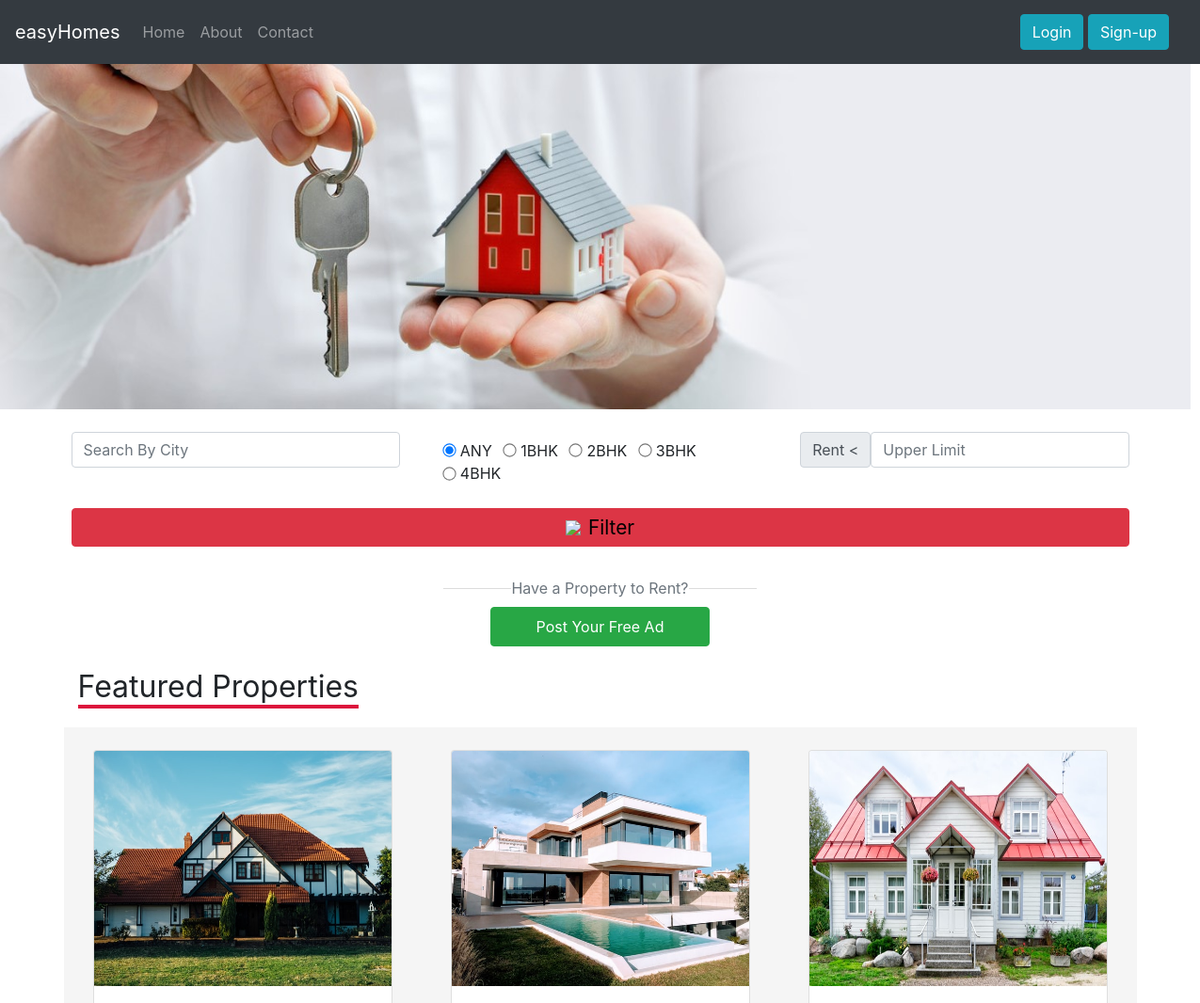
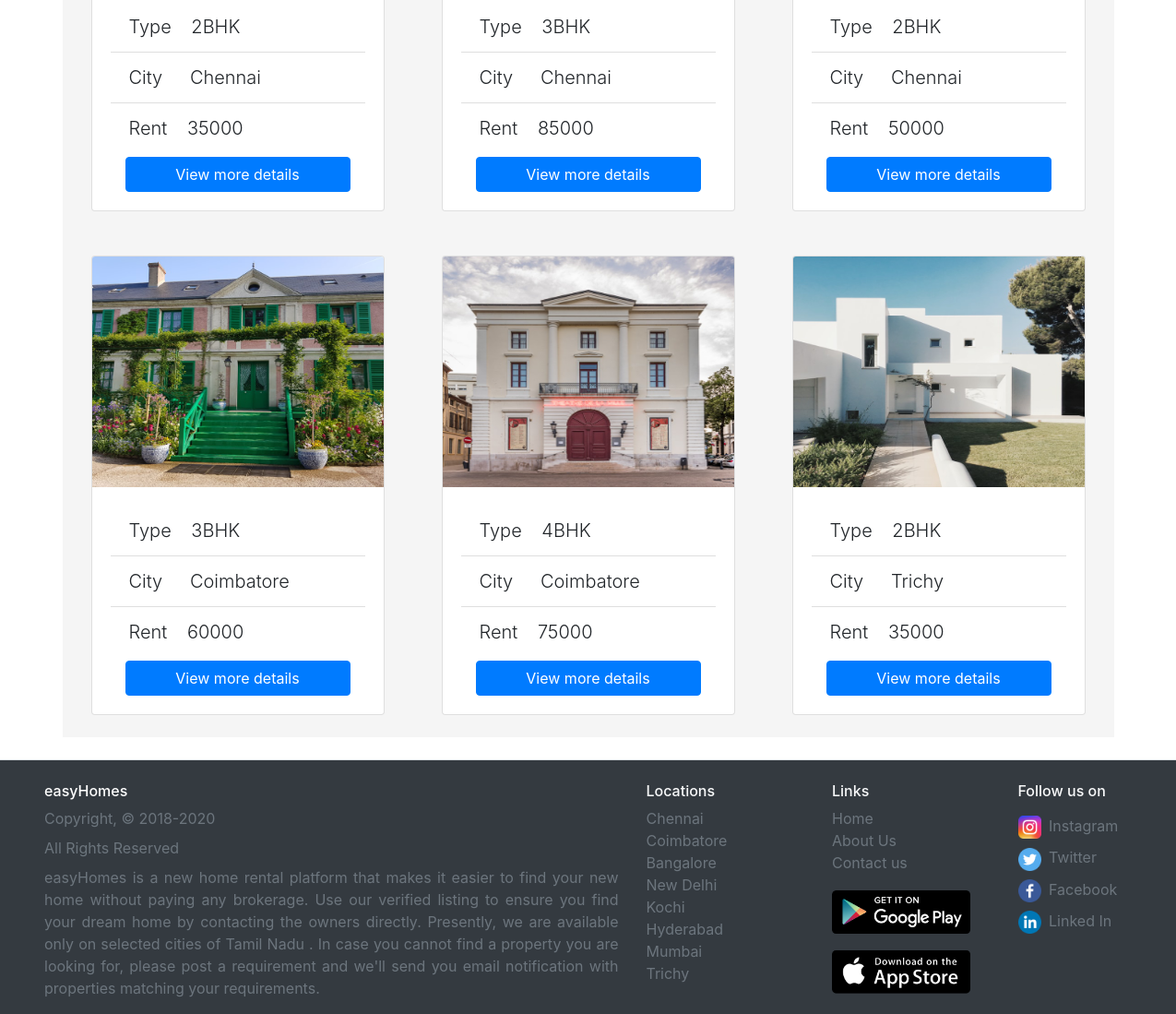
The page / on the database its author committed (2 pictures, top to bottom).
### tables this page shows
CREATE TABLE `properties` (
  `imgId` int(11) NOT NULL,
  `ownerId` int(11) NOT NULL,
  `rent` varchar(50) NOT NULL,
  `deposit` varchar(50) NOT NULL,
  `type` varchar(50) NOT NULL,
  `size` varchar(50) NOT NULL,
  `address` varchar(50) NOT NULL,
  `city` varchar(50) NOT NULL,
  `furnished` varchar(50) NOT NULL,
  `description` longtext NOT NULL,
  `mainImage` varchar(255) NOT NULL
);

### index.php (the view, shortened to what this page needs)
<?php include 'header.php';?>
    <div class=" d-none d-md-block"> <img src="images/banner2.jpg" width="1265"> </div>
    <div class="container my-3 p-2">
        <form action="" method="post">
            <div class="row">
                <div class="col">
                    <input type="text" name="location" class="form-control" placeholder="Search By City">
                </div>
                <div class="col mt-2 ml-3">
                    <div class="form-check form-check-inline mr-2">
                        <input class="form-check-input" type="radio" style="transform:scale(1.1);" name="type" id="inputRadio1" value="" checked>
                        <label class="form-check-label" for="inputRadio1">ANY</label>
                    </div>
                        <div class="form-check form-check-inline mr-2">
                        <input class="form-check-input"  style="transform:scale(1.1);" value="1BHK"  type="radio" name="type" id="inputRadio2">
                        <label class="form-check-label"for="inputRadio2">1BHK</label>
                    </div>
                    <div class="form-check form-check-inline mr-2">
                        <input class="form-check-input" value="2BHK" style="transform:scale(1.1);"  type="radio" name="type" id="inputRadio3">
                        <label class="form-check-label"  for="inputRadio3">2BHK</label>
                    </div>
                <div class="form-check form-check-inline mr-2">
                        <input class="form-check-input" value="3BHK" style="transform:scale(1.1);" type="radio" name="type" id="inputRadio4">
                        <label class="form-check-label" for="inputRadio4">3BHK</label>
                    </div>
                    <div class="form-check form-check-inline">
                        <input class="form-check-input" value="4BHK" style="transform:scale(1.1);" type="radio" name="type" id="inputRadio5">
                        <label class="form-check-label" for="inputRadio5">4BHK</label>
                    </div>
                </div>
                <div class="col">
                    <div class="input-group-prepend">
                        <div class="input-group-text">Rent &lt; </div>
                        <input type="number" class="form-control" name="price"
                        placeholder="Upper Limit">
                    </div>
                </div>
            </div>
                <button type="submit" name="filter" class="btn p-1 mt-4 btn-block btn-danger">
                    <img src="images/filter1.png" class="pb-1" width="20"><span class="ml-2 font-weight-normal" style="font-size:1.3em; color:black">Filter</span>
                </button>
            </div>
    <div class="container mt-4">
        <p id="ad" class="text-muted text-center font-weight-normal">
            Have a Property to Rent?
        </p>
        <?php if(isset($_SESSION['uid'])): ?>
            <form action="input.php" class=" d-flex my-2 justify-content-center">
                <button class="btn mx-auto btn-success py-2 px-5 text-center">Post Your Free Ad</button>
            </form>
        <?php else: ?>
            <div class=" d-flex my-2 justify-content-center">
                <button class="btn mx-auto btn-success py-2 px-5 text-center" data-toggle="modal" title="Login to post" data-target="#loginModal">Post Your Free Ad</button>
            </div>
        <?php endif; ?>
    </div>
    <?php
        if(isset($_POST['filter'])){
            $location = $_POST['location'];
            $price = $_POST['price'];
            $type = $_POST['type'];
            include 'includes/inc-filter.php';
        }else{
            if(isset($_SESSION['uid'])){
                $uid = $_SESSION['uid'];
                $sql = "SELECT * FROM users,properties
                        WHERE users.uid=properties.ownerId AND uid != '$uid';";
            }else{
                $sql = "SELECT * FROM users,properties WHERE users.uid=properties.ownerId LIMIT 9 ;";
            }
        }
    ?>
    <?php
        $result = $conn->query($sql);
        $count = $result->num_rows;
    ?>
    <div class="container mt-4">
        <span class="h2 font-weight-normal" style="border-bottom:4px solid crimson;">
        Featured Properties </span>
        <div class="row my-4" style="background-color: #f5f5f5;">
            <?php if($count > 0): ?>
                <?php while($row = $result->fetch_assoc()): ?>
                    <div class="col-4">
                        <div class="card my-4 mx-3">
                            <img src='uploads/<?php echo $row['mainImage']; ?>' width=250 height=250 class='card-img-top'>
                            <div class="card-body">
                                <ul class="list-group list-group-flush lead">
                                    <li class="list-group-item">
                                        Type
                                        <span class="ml-3"><?php echo $row['type']; ?></span>
                                    </li>
                                    <li class="list-group-item">
                                        City
                                        <span class="ml-4"><?php echo $row['city']; ?></span>
                                    </li>
                                    <li class="list-group-item">
                                        Rent
                                        <span class="ml-3"><?php echo $row['rent']; ?></span>
                                    </li>
                                </ul>
                                <div class="d-flex pt-1 px-3 justify-content-between">
                                    <?php if(isset($_SESSION['uid'])): ?>
                                        <form action="details.php" method="post">
                                            <button type="submit" value="<?php echo $row['imgId']; ?>" class="btn btn-primary"
                                            name="submit">View more details</button>
                                        </form>
                                        <?php
                                            $uid = $_SESSION['uid'];
                                            $imgId = $row['imgId'];
                                            $saved_sql = "SELECT * FROM saved
                                                        WHERE uid='$uid' && imgId='$imgId' ;";
                                            $saved_res = $conn -> query($saved_sql);
                                        ?>
                                        <?php if($saved_res -> fetch_assoc()): ?>
                                            <form action="includes/inc-saved.php" method="post">
                                                <button type="submit" value="<?php echo $row['imgId']; ?>" class="btn btn-white pt-0 btn-outline-light" title="Remove from shortlist"
                                                name="unsavebtn"><img src="images/saved.webp" width="30"></button>
                                            </form>
                                        <?php else: ?>
                                            <form action="includes/inc-saved.php" method="post">
                                                <button type="submit" value="<?php echo $row['imgId']; ?>" class="btn btn-white pt-0 btn-outline-light" title="Add to shortlist"
                                                name="savebtn"><img src="images/save.png" width="30"></button>
                                            </form>
                                        <?php endif; ?>
                                    <?php else: ?>
                                        <button id="moreBtn" class="btn btn-primary btn-block" data-toggle="modal" title="Login for more details" data-target="#loginModal">View more details</button>
                                    <?php endif; ?>
                                </div>
                            </div>
                        </div>
                    </div>
                <?php endwhile; ?>
            <?php else: ?>
                <h3>0 properties found</h3>
            <?php endif; ?>
        </div>
    </div>
<?php
    include 'footer.php';
?>

### css/style.css (style rules this page uses)
#ad { width: 30%; position: relative; z-index: 1; overflow: hidden; text-align: center; margin: auto; }
#ad:before,#ad:after { position: absolute; top: 51%; overflow: hidden; width: 50%; height: 1px; content: "\a0"; background-color: gainsboro; }
#ad:before { margin-left: -50%; text-align: right; }

### rows shown on the page
properties: mainImage (picture), type "2BHK", city "Chennai", rent "35000"
properties: mainImage (picture), type "3BHK", city "Chennai", rent "85000"
properties: mainImage (picture), type "2BHK", city "Chennai", rent "50000"
properties: mainImage (picture), type "3BHK", city "Coimbatore", rent "60000"
properties: mainImage (picture), type "4BHK", city "Coimbatore", rent "75000"
properties: mainImage (picture), type "2BHK", city "Trichy", rent "35000"
